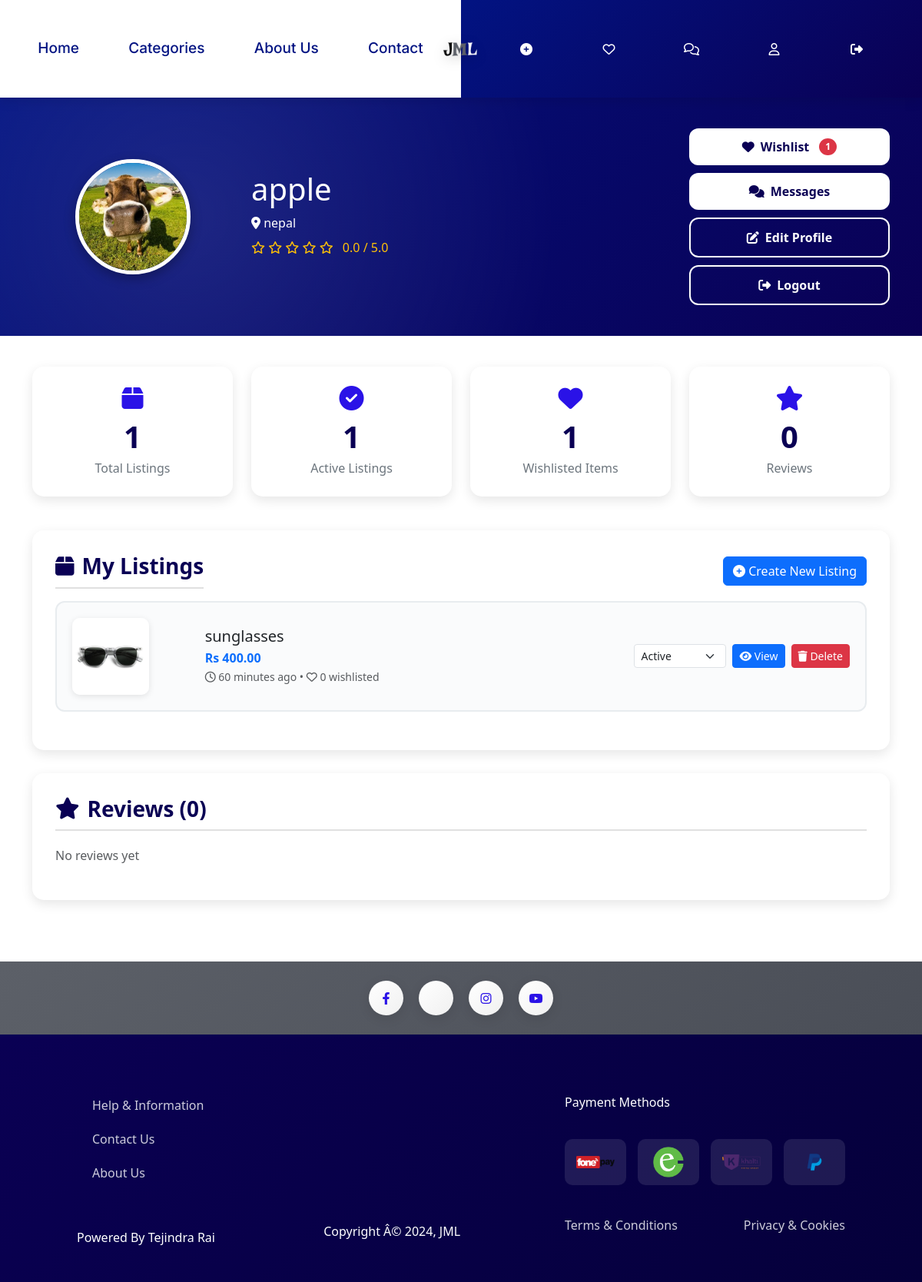
The page /assets/main/profile.php (signed in) on the database its author committed.
### tables this page shows
CREATE TABLE users (
    id INT PRIMARY KEY AUTO_INCREMENT,
    username VARCHAR(50) NOT NULL UNIQUE,
    email VARCHAR(100) NOT NULL UNIQUE,
    password VARCHAR(255) NOT NULL,
    profile_pic VARCHAR(255) DEFAULT 'default.jpg',
    bio TEXT,
    location VARCHAR(100),
    rating DECIMAL(3,2) DEFAULT 0.00,
    is_admin TINYINT(1) DEFAULT 0,
    is_banned TINYINT(1) DEFAULT 0,
    ban_reason TEXT DEFAULT NULL,
    banned_at DATETIME DEFAULT NULL,
    created_at TIMESTAMP DEFAULT CURRENT_TIMESTAMP,
    INDEX idx_email (email),
    INDEX idx_username (username)
);

CREATE TABLE listings (
    id INT PRIMARY KEY AUTO_INCREMENT,
    user_id INT NOT NULL,
    title VARCHAR(200) NOT NULL,
    description TEXT NOT NULL,
    price DECIMAL(10,2) NOT NULL,
    category_id INT NOT NULL,
    size VARCHAR(20),
    `condition` VARCHAR(50) NOT NULL,
    status VARCHAR(20) DEFAULT 'active',
    created_at TIMESTAMP DEFAULT CURRENT_TIMESTAMP,
    FOREIGN KEY (user_id) REFERENCES users(id) ON DELETE CASCADE,
    FOREIGN KEY (category_id) REFERENCES categories(id) ON DELETE CASCADE,
    INDEX idx_status (status),
    INDEX idx_category (category_id),
    INDEX idx_user (user_id)
);

### config.php (called while the page is built, shortened)
<?php
class Database {
    private static $instance = null;
    private $conn;
    private function __construct() {
        try {
            $this->conn = new PDO(
                "mysql:host=" . DB_HOST . ";dbname=" . DB_NAME,
                DB_USER,
                DB_PASS,
                array(
                    PDO::ATTR_ERRMODE => PDO::ERRMODE_EXCEPTION,
                    PDO::ATTR_DEFAULT_FETCH_MODE => PDO::FETCH_ASSOC,
                    PDO::ATTR_EMULATE_PREPARES => false
                )
            );
        } catch(PDOException $e) {
            die("Connection failed: " . $e->getMessage());
        }
    }
    public static function getInstance() {
        if(!self::$instance) {
            self::$instance = new Database();
        }
        return self::$instance;
    }
    public function getConnection() {
        return $this->conn;
    }
}
function get_current_user_id() {
    return $_SESSION['user_id'] ?? null;
}
function format_price($price) {
    return 'Rs ' . number_format($price, 2);
}
function time_ago($timestamp) {
    $time_ago = strtotime($timestamp);
    $current_time = time();
    $time_difference = $current_time - $time_ago;
    $seconds = $time_difference;
    $minutes = round($seconds / 60);
    $hours = round($seconds / 3600);
    $days = round($seconds / 86400);
    $weeks = round($seconds / 604800);
    $months = round($seconds / 2629440);
    $years = round($seconds / 31553280);
    if($seconds <= 60) return "Just now";
    else if($minutes <= 60) return "$minutes minutes ago";
    else if($hours <= 24) return "$hours hours ago";
    else if($days <= 7) return "$days days ago";
    else if($weeks <= 4.3) return "$weeks weeks ago";
    else if($months <= 12) return "$months months ago";
    else return "$years years ago";
}
function get_image_url($filepath) {
    return SITE_URL . '/uploads/' . $filepath;
}
function image_exists($filepath) {
    $full_path = UPLOAD_PATH . $filepath;
    return file_exists($full_path);
}
function is_admin() {
    $db = Database::getInstance()->getConnection();
    $stmt = $db->prepare("SELECT is_admin FROM users WHERE id = ?");
    $stmt->execute([get_current_user_id()]);
    $user = $stmt->fetch();
    return $user && $user['is_admin'] == 1;
}
?>

### assets/main/profile.php (the view, shortened to what this page needs)
<?php
require_once '../../config.php';
$user_id = get_current_user_id();
$db = Database::getInstance()->getConnection();
if ($_SERVER['REQUEST_METHOD'] == 'POST' && isset($_POST['update_profile'])) {
    $username = sanitize_input($_POST['username']);
    $bio = sanitize_input($_POST['bio']);
    $location = sanitize_input($_POST['location']);
    $stmt = $db->prepare("SELECT * FROM users WHERE id = ?");
    $stmt->execute([$user_id]);
    $user = $stmt->fetch();
    if (!empty($_FILES['profile_pic']['name']) && $_FILES['profile_pic']['error'] === UPLOAD_ERR_OK) {
        $filename = upload_image($_FILES['profile_pic'], 'profile');
        if ($filename) {
            if (!empty($user['profile_pic']) && $user['profile_pic'] !== 'default.jpg') {
                delete_image($user['profile_pic']);
            }
            $stmt = $db->prepare("UPDATE users SET username = ?, bio = ?, location = ?, profile_pic = ? WHERE id = ?");
            if ($stmt->execute([$username, $bio, $location, $filename, $user_id])) {
                $success = 'Profile updated successfully!';
            } else {
                $error = 'Database update failed.';
            }
        } else {
            $error = 'Failed to upload profile picture. Please ensure the file is a valid image (JPG, PNG, GIF) under 5MB.';
        }
    } else {
        $stmt = $db->prepare("UPDATE users SET username = ?, bio = ?, location = ? WHERE id = ?");
        if ($stmt->execute([$username, $bio, $location, $user_id])) {
            $success = 'Profile updated successfully!';
        } else {
            $error = 'Failed to update profile.';
        }
    }
    $stmt = $db->prepare("SELECT * FROM users WHERE id = ?");
    $stmt->execute([$user_id]);
    $user = $stmt->fetch();
} else {
    $stmt = $db->prepare("SELECT * FROM users WHERE id = ?");
    $stmt->execute([$user_id]);
}
$stmt = $db->prepare("
    SELECT l.*,
           (SELECT image_path FROM listing_images WHERE listing_id = l.id AND is_primary = 1 LIMIT 1) as primary_image,
           (SELECT COUNT(*) FROM wishlists WHERE listing_id = l.id) as wishlist_count
    FROM listings l
    WHERE l.user_id = ?
    ORDER BY l.created_at DESC
");
$stmt->execute([$user_id]);
$user_listings = $stmt->fetchAll();
$stmt = $db->prepare("
    SELECT r.*, u.username, u.profile_pic, l.title as listing_title
    FROM reviews r
    JOIN users u ON r.from_user_id = u.id
    JOIN listings l ON r.listing_id = l.id
    WHERE r.to_user_id = ?
    ORDER BY r.created_at DESC
    LIMIT 10
");
$stmt->execute([$user_id]);
$reviews = $stmt->fetchAll();
$stmt = $db->prepare("SELECT COUNT(*) as total FROM listings WHERE user_id = ?");
$stmt->execute([$user_id]);
$total_listings = $stmt->fetch()['total'];
$stmt = $db->prepare("SELECT COUNT(*) as total FROM listings WHERE user_id = ? AND status = 'active'");
$stmt->execute([$user_id]);
$active_listings = $stmt->fetch()['total'];
$stmt = $db->prepare("SELECT COUNT(*) as total FROM wishlists WHERE user_id = ?");
$stmt->execute([$user_id]);
$wishlist_count = $stmt->fetch()['total'];
?>
<!DOCTYPE html>
<html lang="en">
<head>
    <link href="https://cdn.jsdelivr.net/npm/bootstrap@5.3.0/dist/css/bootstrap.min.css" rel="stylesheet">
    <link rel="stylesheet" href="https://cdnjs.cloudflare.com/ajax/libs/font-awesome/6.4.0/css/all.min.css">
    <link rel="stylesheet" href="main_css/profile.css">
</head>
<body>
    <?php include '../../assets/includes/header.php'; ?>
    <div class="profile-header">
        <div class="container">
            <div class="row align-items-center">
                <div class="col-md-3 text-center mb-3 mb-md-0">
                    <?php
                    $has_profile_pic = !empty($user['profile_pic']) &&
                                      $user['profile_pic'] !== 'default.jpg' &&
                                      image_exists($user['profile_pic']);
                    ?>
                    <?php if($has_profile_pic): ?>
                        <img src="<?php echo get_image_url($user['profile_pic']); ?>"
                             class="profile-avatar" alt="Profile Picture">
                    <?php else: ?>
                        <div class="profile-avatar d-flex align-items-center justify-content-center bg-white">
                            <i class="fas fa-user fa-4x" style="color: var(--primary-light);"></i>
                        </div>
                    <?php endif; ?>
                </div>
                <div class="col-md-6">
                    <h1 class="mb-2"><?php echo htmlspecialchars($user['username']); ?></h1>
                    <p class="mb-2">
                        <i class="fas fa-map-marker-alt"></i>
                        <?php echo htmlspecialchars($user['location'] ?? 'Location not set'); ?>
                    </p>
                    <div class="rating-stars mb-2">
                        <?php for($i=1; $i<=5; $i++): ?>
                            <i class="<?php echo $i <= round($user['rating']) ? 'fas' : 'far'; ?> fa-star"></i>
                        <?php endfor; ?>
                        <span class="ms-2"><?php echo number_format($user['rating'], 1); ?> / 5.0</span>
                    </div>
                </div>
                <div class="col-md-3">
                    <div class="action-buttons">
                        <a href="wishlist.php" class="action-btn primary">
                            <i class="fas fa-heart"></i> Wishlist
                            <?php if($wishlist_count > 0): ?>
                                <span class="badge-notification"><?php echo $wishlist_count; ?></span>
                            <?php endif; ?>
                        </a>
                        <a href="messages.php" class="action-btn primary">
                            <i class="fas fa-comments"></i> Messages
                        </a>
                        <button class="action-btn outline" data-bs-toggle="modal" data-bs-target="#editProfileModal">
                            <i class="fas fa-edit"></i> Edit Profile
                        </button>
                        <a href="<?php echo SITE_URL; ?>/assets/auth/logout.php" class="action-btn outline">
                            <i class="fas fa-sign-out-alt"></i> Logout
                        </a>
                    </div>
                </div>
            </div>
        </div>
    </div>
    <div class="container mb-5">
        <div class="row mb-4">
            <div class="col-md-3 col-sm-6">
                <div class="stats-card">
                    <i class="fas fa-box"></i>
                    <h3><?php echo $total_listings; ?></h3>
                    <p>Total Listings</p>
                </div>
            </div>
            <div class="col-md-3 col-sm-6">
                <div class="stats-card">
                    <i class="fas fa-check-circle"></i>
                    <h3><?php echo $active_listings; ?></h3>
                    <p>Active Listings</p>
                </div>
            </div>
            <div class="col-md-3 col-sm-6">
                <div class="stats-card">
                    <i class="fas fa-heart"></i>
                    <h3><?php echo $wishlist_count; ?></h3>
                    <p>Wishlisted Items</p>
                </div>
            </div>
            <div class="col-md-3 col-sm-6">
                <div class="stats-card">
                    <i class="fas fa-star"></i>
                    <h3><?php echo count($reviews); ?></h3>
                    <p>Reviews</p>
                </div>
            </div>
        </div>
        <div class="section-card">
            <div class="d-flex justify-content-between align-items-center mb-3">
                <h3 class="section-title mb-0">
                    <i class="fas fa-box"></i> My Listings
                </h3>
                <a href="sell.php" class="btn btn-primary">
                    <i class="fas fa-plus-circle"></i> Create New Listing
                </a>
            </div>
            <?php if(empty($user_listings)): ?>
                <div class="empty-state">
                    <i class="fas fa-box-open"></i>
                    <p>You haven't created any listings yet</p>
                    <a href="sell.php" class="btn btn-primary btn-lg">
                        <i class="fas fa-plus-circle"></i> Create First Listing
                    </a>
                </div>
            <?php else: ?>
                <?php foreach($user_listings as $listing): ?>
                    <div class="listing-item">
                        <div class="row align-items-center">
                            <div class="col-md-2 col-3">
                                <img src="<?php echo get_image_url($listing['primary_image']); ?>"
                                     alt="<?php echo htmlspecialchars($listing['title']); ?>"
                                     class="listing-item-img">
                            </div>
                            <div class="col-md-5 col-9">
                                <h5 class="mb-1"><?php echo htmlspecialchars($listing['title']); ?></h5>
                                <div class="text-primary fw-bold"><?php echo format_price($listing['price']); ?></div>
                                <small class="text-muted">
                                    <i class="far fa-clock"></i> <?php echo time_ago($listing['created_at']); ?> •
                                    <i class="far fa-heart"></i> <?php echo $listing['wishlist_count']; ?> wishlisted
                                </small>
                            </div>
                            <div class="col-md-5 col-12 mt-3 mt-md-0">
                                <div class="listing-actions">
                                    <form method="POST" class="d-inline">
                                        <select name="status" class="form-select form-select-sm d-inline-block status-select" onchange="this.form.submit()">
                                            <option value="active" <?php echo $listing['status'] == 'active' ? 'selected' : ''; ?>>Active</option>
                                        </select>
                                    </form>
                                    <a href="listing_detail.php?id=<?php echo $listing['id']; ?>" class="btn btn-sm btn-primary">
                                        <i class="fas fa-eye"></i> View
                                    </a>
                                    <form method="POST" class="d-inline" onsubmit="return confirm('Are you sure you want to delete this listing? This action cannot be undone.');">
                                        <button type="submit" name="delete_listing" class="btn btn-sm btn-danger">
                                            <i class="fas fa-trash"></i> Delete
                                        </button>
                                    </form>
                                </div>
                            </div>
                        </div>
                    </div>
                <?php endforeach; ?>
            <?php endif; ?>
        </div>
        <div class="section-card">
            <h3 class="section-title">
                <i class="fas fa-star"></i> Reviews (<?php echo count($reviews); ?>)
            </h3>
            <?php if(empty($reviews)): ?>
                <p class="text-muted">No reviews yet</p>
            <?php endif; ?>
        </div>
    </div>
    <?php include '../../assets/includes/footer.php'; ?>
</body>
</html>

### rows shown on the page
users: profile_pic (picture), username "apple", location "nepal", rating "0.0"
listings: title "sunglasses", price "Rs 400.00", created_at "60 minutes ago", wishlist_count "0", status "Active"

### other values the page prints
$wishlist_count "1"
$total_listings "1"
$active_listings "1"
count($reviews) "0"
